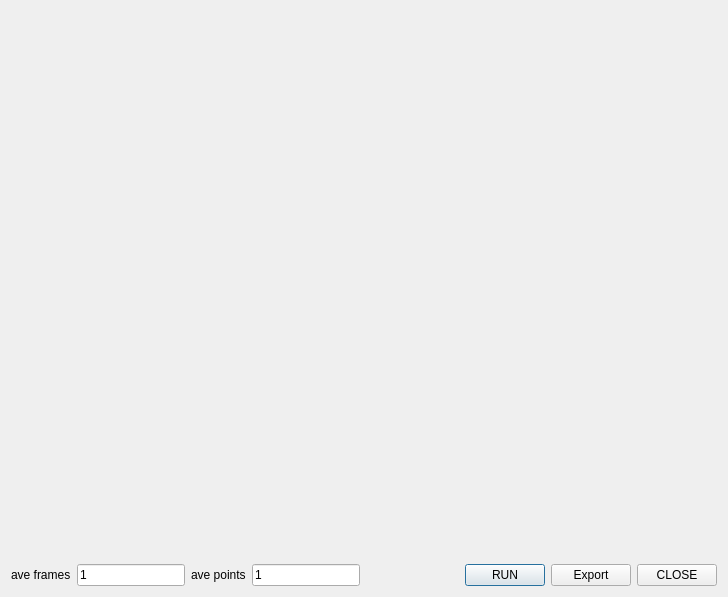
<?xml version="1.0" encoding="UTF-8"?>
<ui version="4.0">
 <class>Dialog</class>
 <widget class="QDialog" name="Dialog">
  <property name="geometry">
   <rect>
    <x>0</x>
    <y>0</y>
    <width>728</width>
    <height>597</height>
   </rect>
  </property>
  <property name="windowTitle">
   <string>Dialog</string>
  </property>
  <layout class="QGridLayout" name="gridLayout">
   <item row="0" column="0">
    <widget class="MplWidget" name="plotWidget" native="true">
     <property name="sizePolicy">
      <sizepolicy hsizetype="Preferred" vsizetype="Expanding">
       <horstretch>0</horstretch>
       <verstretch>0</verstretch>
      </sizepolicy>
     </property>
    </widget>
   </item>
   <item row="1" column="0">
    <layout class="QHBoxLayout" name="horizontalLayout">
     <item>
      <widget class="QLabel" name="frameLabel">
       <property name="text">
        <string>ave frames</string>
       </property>
      </widget>
     </item>
     <item>
      <widget class="QLineEdit" name="frameLineEdit">
       <property name="sizePolicy">
        <sizepolicy hsizetype="Fixed" vsizetype="Fixed">
         <horstretch>0</horstretch>
         <verstretch>0</verstretch>
        </sizepolicy>
       </property>
       <property name="text">
        <string>1</string>
       </property>
      </widget>
     </item>
     <item>
      <widget class="QLabel" name="pointlabel">
       <property name="text">
        <string>ave points</string>
       </property>
      </widget>
     </item>
     <item>
      <widget class="QLineEdit" name="pointLineEdit">
       <property name="sizePolicy">
        <sizepolicy hsizetype="Fixed" vsizetype="Fixed">
         <horstretch>0</horstretch>
         <verstretch>0</verstretch>
        </sizepolicy>
       </property>
       <property name="text">
        <string>1</string>
       </property>
      </widget>
     </item>
     <item>
      <spacer name="horizontalSpacer">
       <property name="orientation">
        <enum>Qt::Horizontal</enum>
       </property>
       <property name="sizeHint" stdset="0">
        <size>
         <width>40</width>
         <height>20</height>
        </size>
       </property>
      </spacer>
     </item>
     <item>
      <widget class="QPushButton" name="runPushButton">
       <property name="text">
        <string>RUN</string>
       </property>
      </widget>
     </item>
     <item>
      <widget class="QPushButton" name="savePushButton">
       <property name="text">
        <string>Export</string>
       </property>
      </widget>
     </item>
     <item>
      <widget class="QPushButton" name="closePushButton">
       <property name="text">
        <string>CLOSE</string>
       </property>
      </widget>
     </item>
    </layout>
   </item>
  </layout>
 </widget>
 <customwidgets>
  <customwidget>
   <class>MplWidget</class>
   <extends>QWidget</extends>
   <header location="global">mplwidget</header>
   <container>1</container>
  </customwidget>
 </customwidgets>
 <resources/>
 <connections/>
</ui>
